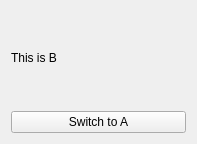
<?xml version="1.0" encoding="UTF-8"?>
<ui version="4.0">
 <class>widgetB</class>
 <widget class="QWidget" name="widgetB">
  <property name="geometry">
   <rect>
    <x>0</x>
    <y>0</y>
    <width>197</width>
    <height>144</height>
   </rect>
  </property>
  <property name="windowTitle">
   <string>Form</string>
  </property>
  <layout class="QVBoxLayout" name="verticalLayout">
   <item>
    <widget class="QLabel" name="label">
     <property name="text">
      <string>This is B</string>
     </property>
    </widget>
   </item>
   <item>
    <widget class="QPushButton" name="pushButton">
     <property name="text">
      <string>Switch to A</string>
     </property>
    </widget>
   </item>
  </layout>
 </widget>
 <resources/>
 <connections/>
</ui>
